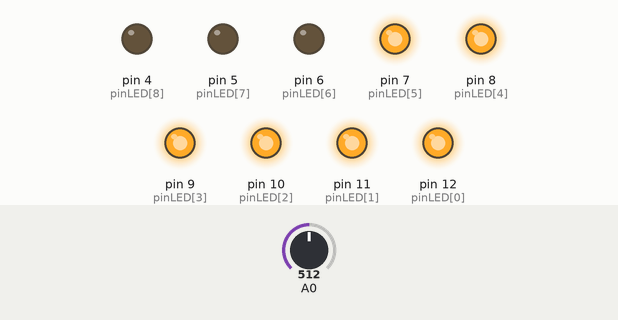
A sketch run on a simulated Arduino Uno, built with avr-gcc and run on an emulated ATmega328P. Parts: output pins drawn as LEDs (lit = HIGH). Inputs (shaded band) come from the test bench; at power-on: A0 = 512.

Above: at 1.3 s.
1.4 s: A0 set to 537
2.9 s: A0 set to 561
At 4.0 s:
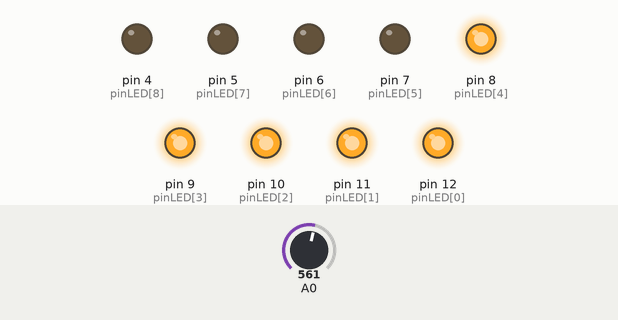
4.5 s: A0 set to 634
6.0 s: A0 set to 656
At 6.4 s:
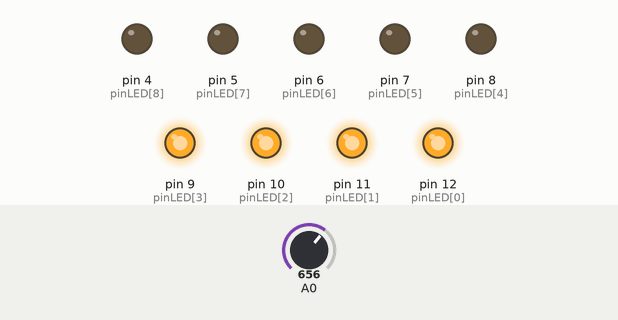
7.5 s: A0 set to 727
9.0 s: A0 set to 752
At 9.9 s:
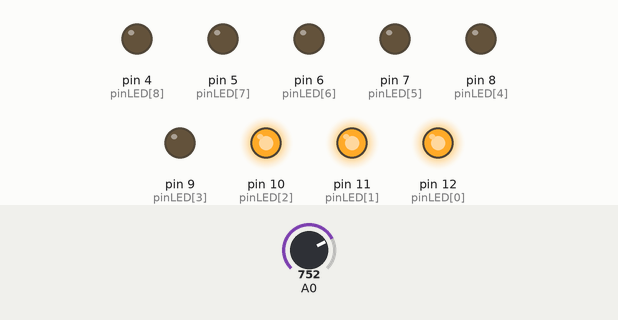
Timing chart, 0 to 11.5 s (numbered marks = the images above; inputs shaded):
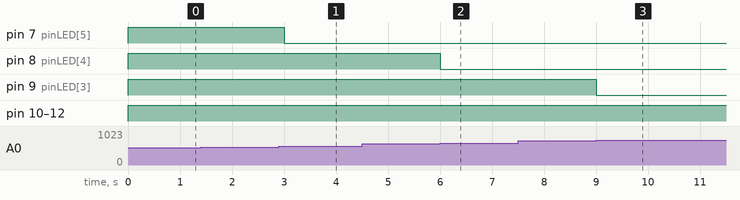

The sketch:

aula8_portas_analogicas.ino
```cpp
int pinLED[9] = {12,11,10,9,8,7,6,5,4};

float valorLDR;
float valorMinimo = 85;
float valorMaximo = 1020;
float luminosidade;

void setup() {
  // put your setup code here, to run once:
  Serial.begin(9600);

  for (int i = 0; i <= 8; i++) {
    pinMode(pinLED[i], OUTPUT);
  }

  pinMode(A0, INPUT);
}

void loop() {
  // put your main code here, to run repeatedly:

  valorLDR = analogRead(A0);

  luminosidade = ((valorLDR - valorMinimo) / (valorMaximo - valorMinimo)) * 10;
  luminosidade = (luminosidade - 10) * -1;

  for (int i = 0; i <= 8; i++) {
    if (i < luminosidade) {
      digitalWrite(pinLED[i], HIGH);
    } else {
      digitalWrite(pinLED[i], LOW);
    }
  }

  delay(500);
}
```

Measured:
- the behaviour switches between 552 and 553 on A0 (found by bisection; images 0 and 1)
- the behaviour switches between 645 and 646 on A0 (found by bisection; images 1 and 2)
- the behaviour switches between 739 and 740 on A0 (found by bisection; images 2 and 3)
- after the input at 1.4 s, every drawn part: stays the same
- after the input at 2.9 s, pin 7 (pinLED[5]): HIGH → LOW after 0.10 s
- after the input at 4.5 s, every drawn part: stays the same
- after the input at 6.0 s, pin 8 (pinLED[4]): HIGH → LOW at once
- after the input at 7.5 s, every drawn part: stays the same
- after the input at 9.0 s, pin 9 (pinLED[3]): HIGH → LOW at once
